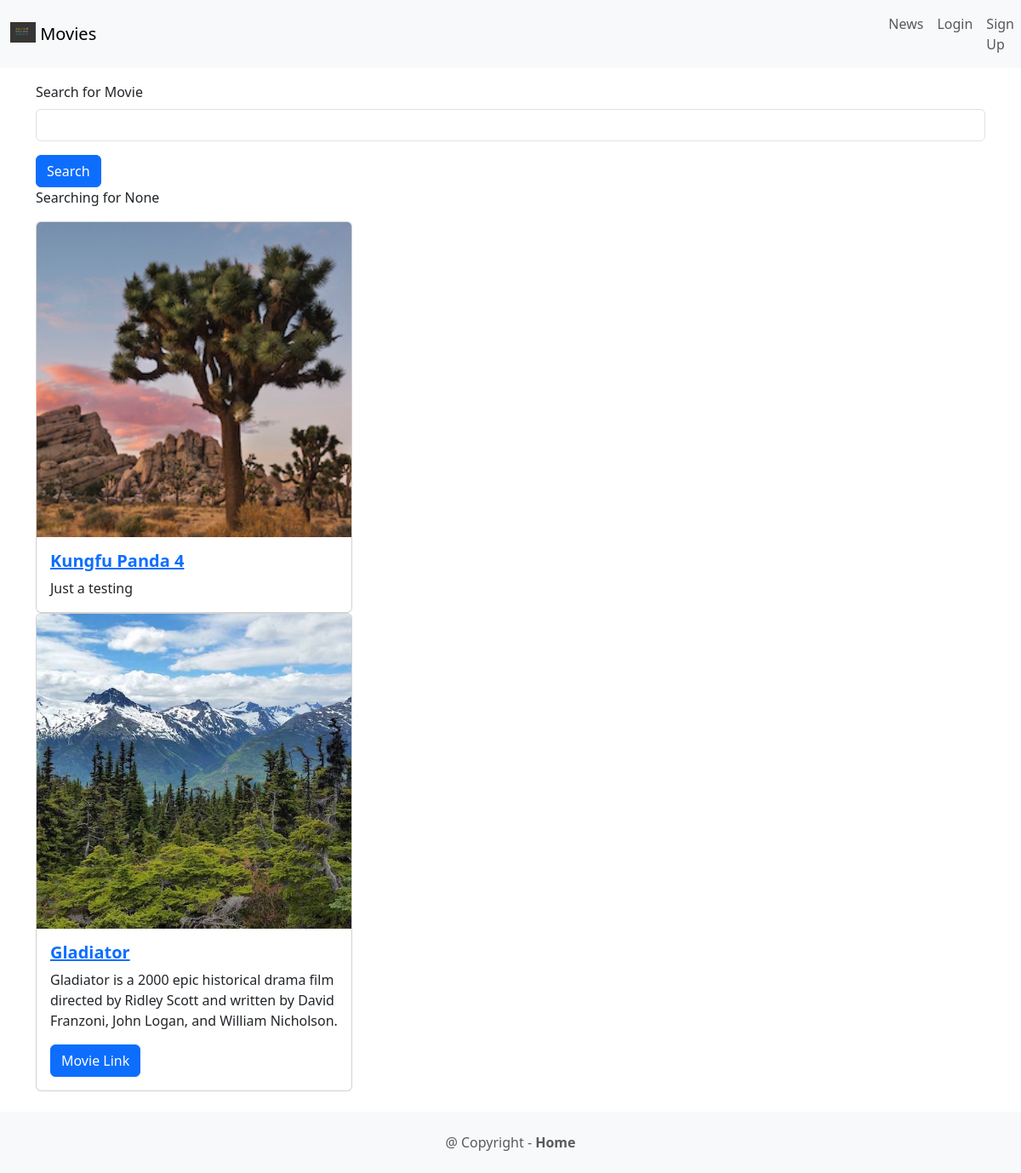
The page / on the database its author committed.
### movie/models.py (models this page shows, shortened)
class Movie(models.Model):
    title = models.CharField(max_length=100)
    description = models.CharField(max_length=250)
    image = models.ImageField(upload_to='movie/images/')
    url=models.URLField(blank=True)

### movie/views.py (the view)
# urls.py: path('', views.home, name='vspMovieHome'),
def home(request):
    sSearchTerm = request.GET.get("vsiSearchMovie")
    if sSearchTerm:
        oMovies = Movie.objects.filter(title__icontains=sSearchTerm)
    else:
        oMovies = Movie.objects.all()
    return render(request, 'home.html', {'vsoSearchTerm' : sSearchTerm, 'vloMovies' : oMovies})

### movie/templates/home.html
{% extends 'base.html' %}
    {% block content %}
        <form action="">
            <div class="mb-3">
            <label class="form-label">Search for Movie</label>
            <input type="text" class="form-control" name="vsiSearchMovie">
            </div>
            <button type="submit" class="btn btn-primary">Search</button>
        </form>
        <p>Searching for {{ vsoSearchTerm }}</p>
        <div class="ror row-cols-1 row-cols-md-3 g-4">
            {% for movie in vloMovies %}
                <div v-for="movie in vloMovies" class="col">
                    <div class="card">
                        <img src="{{ movie.image.url }}" class="card-img-top">
                        <div class="card-body">
                            <a href="{% url 'vspMovieDetail' movie.id %}">
                                <h5 class="card-title fw-bold">{{ movie.title }}</h5>
                            </a>
                            <p class="card-text">{{ movie.description }}</p>
                            {% if movie.url %}
                            <a href="{{ movie.url }}" class="btn btn-primary">Movie Link</a>
                            {% endif %}
                        </div>
                    </div>
                </div>
            {% endfor %}
        </div>
     {% endblock %}

### moviereviews/templates/base.html (shortened to what this page needs)
<!DOCTYPE html>
<html>
    <head>
        {% load bootstrap5 %}
        {% bootstrap_css %}
    </head>
    <body>
        <nav class="navbar navbar-expand-lg navbar-light bg-light mb-3">
            <div class="container">
                <a class="navbar-brand" href="{% url 'vspHome' %}">
                    {% load static %}
                    <img src="{% static 'images/instimage.jpg' %}" alt="" width="30" height="24"
                    class="d-inline-block align-text-top" />
                    Movies
                </a>
             </div>
             <div class="collapse navbar-collapse" id="navbarNavAltMarkup">
                <div class="navbar-nav ms-auto">
                    <a class="nav-link" href="{% url 'vspNewsHome' %}">News</a>
                    {% if user.is_authenticated %}
                    <a class="nav-link" href="{% url 'vspAccountLogout' %}">
                        Logout ({{ user.username }})
                    </a>
                    {% else %}
                    <a class="nav-link" href="{% url 'vspAccountLogin' %}">Login</a>
                    <a class="nav-link" href="{% url 'vspAccountSignup' %}">Sign Up</a>
                    {% endif %}
                </div>
             </div>
        </nav>
        <div class="container">
            {% block content %}
            {% endblock content %}
        </div>
        <footer class="text-center text-lg-start bg-light text-muted mt-4">
            <div class="text-center p-4">
                @ Copyright -
                <a class="text-reset fw-bold text-decoration-none" target="_blank" href="{% url 'vspHome' %}">Home</a>
            </div>
        </footer>
    </body>
</html>

### rows shown on the page
Movie: image (picture), title "Kungfu Panda 4", description "Just a testing"
Movie: image (picture), title "Gladiator", description "Gladiator is a 2000 epic historical drama film directed by Ridley Scott and written by David Franzoni, John Logan, and William Nicholson."

### other values the page prints
{{ vsoSearchTerm }} "None"
